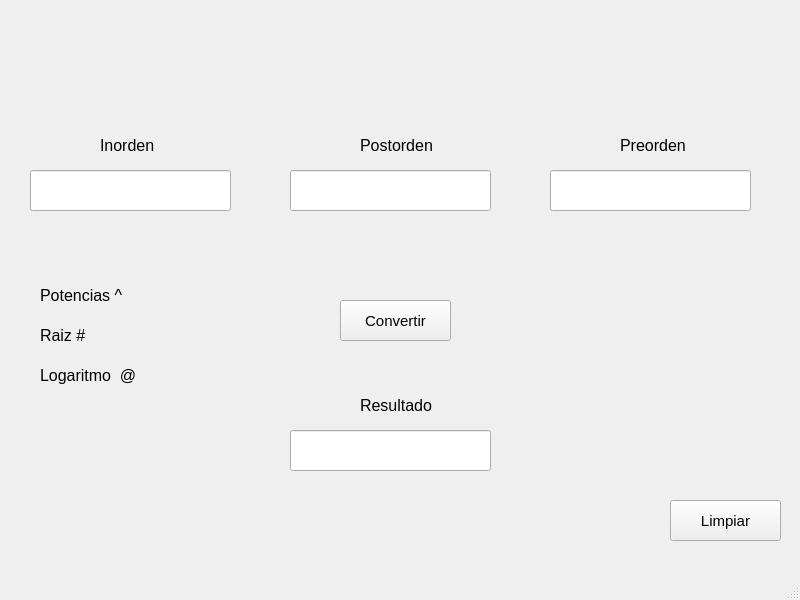
<?xml version="1.0" encoding="UTF-8"?>
<ui version="4.0">
 <class>MainWindow</class>
 <widget class="QMainWindow" name="MainWindow">
  <property name="geometry">
   <rect>
    <x>0</x>
    <y>0</y>
    <width>800</width>
    <height>600</height>
   </rect>
  </property>
  <property name="windowTitle">
   <string>MainWindow</string>
  </property>
  <widget class="QWidget" name="centralwidget">
   <widget class="QLineEdit" name="lineEdit">
    <property name="geometry">
     <rect>
      <x>30</x>
      <y>170</y>
      <width>201</width>
      <height>41</height>
     </rect>
    </property>
    <property name="font">
     <font>
      <family>Comfortaa Light</family>
      <pointsize>14</pointsize>
     </font>
    </property>
   </widget>
   <widget class="QPushButton" name="pushButton">
    <property name="geometry">
     <rect>
      <x>340</x>
      <y>300</y>
      <width>111</width>
      <height>41</height>
     </rect>
    </property>
    <property name="font">
     <font>
      <pointsize>11</pointsize>
     </font>
    </property>
    <property name="text">
     <string>Convertir</string>
    </property>
   </widget>
   <widget class="QLineEdit" name="lineEdit_2">
    <property name="geometry">
     <rect>
      <x>290</x>
      <y>170</y>
      <width>201</width>
      <height>41</height>
     </rect>
    </property>
    <property name="font">
     <font>
      <family>Comfortaa Light</family>
      <pointsize>14</pointsize>
     </font>
    </property>
   </widget>
   <widget class="QLineEdit" name="lineEdit_3">
    <property name="geometry">
     <rect>
      <x>550</x>
      <y>170</y>
      <width>201</width>
      <height>41</height>
     </rect>
    </property>
    <property name="font">
     <font>
      <family>Comfortaa Light</family>
      <pointsize>14</pointsize>
     </font>
    </property>
   </widget>
   <widget class="QLabel" name="label">
    <property name="geometry">
     <rect>
      <x>100</x>
      <y>130</y>
      <width>81</width>
      <height>31</height>
     </rect>
    </property>
    <property name="font">
     <font>
      <pointsize>12</pointsize>
     </font>
    </property>
    <property name="text">
     <string>Inorden</string>
    </property>
   </widget>
   <widget class="QLabel" name="label_2">
    <property name="geometry">
     <rect>
      <x>360</x>
      <y>130</y>
      <width>81</width>
      <height>31</height>
     </rect>
    </property>
    <property name="font">
     <font>
      <pointsize>12</pointsize>
     </font>
    </property>
    <property name="text">
     <string>Postorden</string>
    </property>
   </widget>
   <widget class="QLabel" name="label_3">
    <property name="geometry">
     <rect>
      <x>620</x>
      <y>130</y>
      <width>81</width>
      <height>31</height>
     </rect>
    </property>
    <property name="font">
     <font>
      <pointsize>12</pointsize>
     </font>
    </property>
    <property name="text">
     <string>Preorden</string>
    </property>
   </widget>
   <widget class="QLabel" name="label_4">
    <property name="geometry">
     <rect>
      <x>360</x>
      <y>390</y>
      <width>81</width>
      <height>31</height>
     </rect>
    </property>
    <property name="font">
     <font>
      <pointsize>12</pointsize>
     </font>
    </property>
    <property name="text">
     <string>Resultado</string>
    </property>
   </widget>
   <widget class="QLineEdit" name="lineEdit_4">
    <property name="geometry">
     <rect>
      <x>290</x>
      <y>430</y>
      <width>201</width>
      <height>41</height>
     </rect>
    </property>
    <property name="font">
     <font>
      <family>Comfortaa Light</family>
      <pointsize>14</pointsize>
     </font>
    </property>
   </widget>
   <widget class="QLabel" name="label_5">
    <property name="geometry">
     <rect>
      <x>40</x>
      <y>280</y>
      <width>141</width>
      <height>31</height>
     </rect>
    </property>
    <property name="font">
     <font>
      <pointsize>12</pointsize>
     </font>
    </property>
    <property name="text">
     <string>Potencias ^</string>
    </property>
   </widget>
   <widget class="QLabel" name="label_6">
    <property name="geometry">
     <rect>
      <x>40</x>
      <y>320</y>
      <width>141</width>
      <height>31</height>
     </rect>
    </property>
    <property name="font">
     <font>
      <pointsize>12</pointsize>
     </font>
    </property>
    <property name="text">
     <string>Raiz #</string>
    </property>
   </widget>
   <widget class="QLabel" name="label_7">
    <property name="geometry">
     <rect>
      <x>40</x>
      <y>360</y>
      <width>151</width>
      <height>31</height>
     </rect>
    </property>
    <property name="font">
     <font>
      <pointsize>12</pointsize>
     </font>
    </property>
    <property name="text">
     <string>Logaritmo  @ </string>
    </property>
   </widget>
   <widget class="QPushButton" name="pushButton_2">
    <property name="geometry">
     <rect>
      <x>670</x>
      <y>500</y>
      <width>111</width>
      <height>41</height>
     </rect>
    </property>
    <property name="font">
     <font>
      <pointsize>11</pointsize>
     </font>
    </property>
    <property name="text">
     <string>Limpiar</string>
    </property>
   </widget>
  </widget>
  <widget class="QMenuBar" name="menubar">
   <property name="geometry">
    <rect>
     <x>0</x>
     <y>0</y>
     <width>800</width>
     <height>21</height>
    </rect>
   </property>
  </widget>
  <widget class="QStatusBar" name="statusbar"/>
 </widget>
 <resources/>
 <connections/>
</ui>
